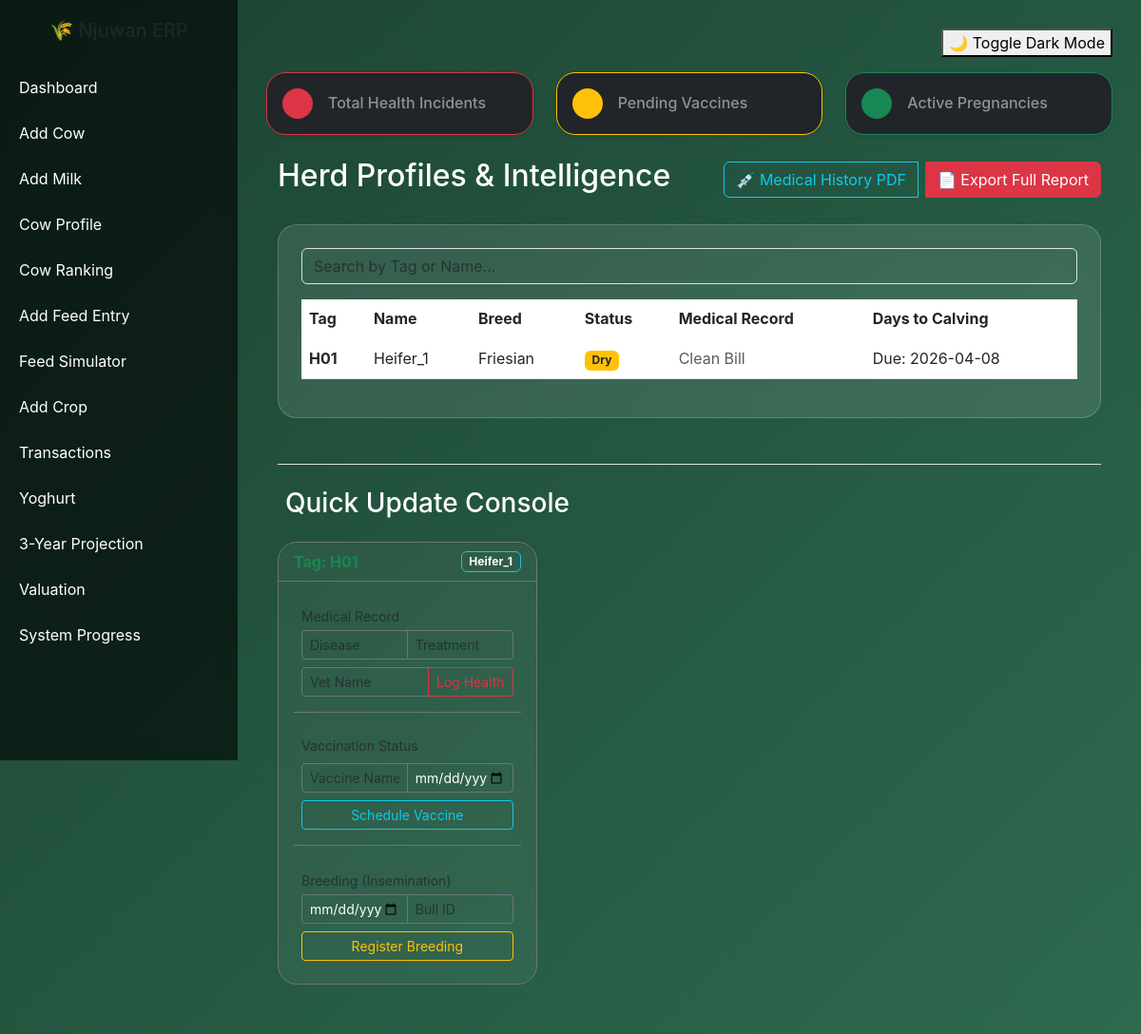
/view_profile/7, run on the app's committed database.
### models.py (models this page shows, shortened)
class Cow(db.Model):
    __tablename__ = "cows"
    id = db.Column(db.Integer, primary_key=True)
    tag_number = db.Column(db.String(50), unique=True)
    name = db.Column(db.String(100))  # New Name Column
    breed = db.Column(db.String(50))
    birth_date = db.Column(db.Date)
    age = db.Column(db.Integer)
    farm_id = db.Column(db.Integer, db.ForeignKey("farms.id"))
    weight_kg = db.Column(db.Float) # Useful for health monitoring
    _status = db.Column("status", db.String(50), default="Lactating")
    @property
    def status(self):
        if self.name and "Calf" in self.name:
            return "Young"
        latest = Breeding.query.filter_by(cow_id=self.id).order_by(Breeding.id.desc()).first()
        if latest and latest.expected_calving:
            from datetime import datetime
            today = datetime.now().date()
            days_to_calving = (latest.expected_calving - today).days
            if 0 < days_to_calving <= 60:
                return "Dry"
            elif days_to_calving > 60:
                return "Pregnant"
        return self._status or "Lactating"
    @status.setter
    def status(self, value):
        self._status = value
    feed_records = db.relationship("Feed", backref="cow", lazy=True)
    milk_records = db.relationship("MilkProduction", backref="cow", lazy='dynamic')
    health_records = db.relationship('HealthRecord', backref='cow', lazy=True)
    vaccinations = db.relationship('Vaccination', backref='cow', lazy=True)
    breeding_records = db.relationship('Breeding', backref='cow', lazy=True)

class Breeding(db.Model):
    id = db.Column(db.Integer, primary_key=True)
    cow_id = db.Column(db.Integer, db.ForeignKey('cows.id'))
    insemination_date = db.Column(db.Date)
    bull = db.Column(db.String(50))
    pregnancy_status = db.Column(db.String(20), default="Unknown")
    expected_calving = db.Column(db.Date) # Calculated via your app.py logic

### app.py (the view)
@app.route('/view_profile/<int:cow_id>')
def view_profile(cow_id):
    cow = Cow.query.get_or_404(cow_id)
    return render_template('cow_profile.html', cows=[cow])

### templates/cow_profile.html (shortened to what this page needs)
{% extends "base.html" %}
{% block content %}
<div class="row mb-4">
    <div class="col-md-4">
        <div class="card bg-dark border-danger p-3 shadow-sm">
            <div class="d-flex align-items-center">
                <div class="rounded-circle bg-danger p-3 me-3">
                </div>
                <div>
                    <h6 class="mb-0 text-white-50">Total Health Incidents</h6>
                </div>
            </div>
        </div>
    </div>
    <div class="col-md-4">
        <div class="card bg-dark border-warning p-3 shadow-sm">
            <div class="d-flex align-items-center">
                <div class="rounded-circle bg-warning p-3 me-3">
                </div>
                <div>
                    <h6 class="mb-0 text-white-50">Pending Vaccines</h6>
                </div>
            </div>
        </div>
    </div>
    <div class="col-md-4">
        <div class="card bg-dark border-success p-3 shadow-sm">
            <div class="d-flex align-items-center">
                <div class="rounded-circle bg-success p-3 me-3">
                </div>
                <div>
                    <h6 class="mb-0 text-white-50 text-truncate">Active Pregnancies</h6>
                </div>
            </div>
        </div>
    </div>
</div>
<div class="container fade-in">
    <div class="d-flex justify-content-between align-items-center mb-4">
        <h2 class="text-white">Herd Profiles & Intelligence</h2>
        <div class="btn-group">
            <button onclick="generateMedicalPDF()" class="btn btn-outline-info me-2">💉 Medical History PDF</button>
            <button onclick="generatePDF()" class="btn btn-danger">📄 Export Full Report</button>
        </div>
    </div>
    <div class="card p-4 mb-5">
        <div class="mb-3">
            <input type="text" id="cowSearch" class="form-control bg-transparent text-white"
                   placeholder="Search by Tag or Name..." onkeyup="filterTable()">
        </div>
        <div class="table-responsive">
            <table class="table table-hover text-white" id="cowTable">
                <thead>
                    <tr style="border-bottom: 2px solid rgba(255,255,255,0.1);">
                        <th>Tag</th>
                        <th>Name</th>
                        <th>Breed</th>
                        <th>Status</th>
                        <th>Medical Record</th>
                        <th>Days to Calving</th>
                    </tr>
                </thead>
                <tbody>
                    {% for cow in cows %}
                    <tr>
                        <td><strong>{{ cow.tag_number }}</strong></td>
                        <td>{{ cow.name }}</td>
                        <td>{{ cow.breed }}</td>
                        <td>
                            <span class="badge
                            {% if cow.status == 'Dry' %}bg-warning text-dark
                            {% elif cow.status == 'Pregnant' %}bg-primary
                            {% elif cow.status == 'Lactating' %}bg-success
                            {% elif cow.status == 'Young' %}bg-info
                            {% else %}bg-secondary{% endif %}">
                            {{ cow.status }}
                        </span>
                    </td>
                    <td>
                        {% if cow.health_records %}
                            <span class="text-danger"><i class="fas fa-exclamation-triangle"></i> Review Records</span>
                        {% else %}
                            <span class="text-muted">Clean Bill</span>
                        {% endif %}
                    </td>
                    <td>
                        {% set latest_breeding = cow.breeding_records|last %}
                        {% if latest_breeding and latest_breeding.expected_calving %}
                            Due: {{ latest_breeding.expected_calving.strftime('%Y-%m-%d') }}
                        {% else %}
                            <span class="text-muted">Not Expecting</span>
                        {% endif %}
                    </td>
                </tr>
                {% endfor %}
            </tbody>
            </table>
        </div>
    </div>
    <div class="mt-5 border-top pt-4">
        <h3 class="text-white mb-4">Quick Update Console</h3>
        <div class="row">
            {% for cow in cows %}
            <div class="col-xl-4 col-md-6 mb-4">
                <div class="card bg-dark text-white border-secondary h-100" style="background: rgba(255, 255, 255, 0.05) !important; backdrop-filter: blur(10px);">
                    <div class="card-header border-secondary d-flex justify-content-between align-items-center">
                        <span class="fw-bold text-success">Tag: {{ cow.tag_number }}</span>
                        <span class="badge bg-outline-info border border-info">{{ cow.name }}</span>
                    </div>
                    <div class="card-body">
                        <form action="{{ url_for('add_health', cow_id=cow.id) }}" method="POST" class="mb-3 p-2 border-bottom border-secondary pb-3">
                            <label class="small text-muted mb-1">Medical Record</label>
                            <div class="input-group input-group-sm mb-2">
                                <input type="text" name="disease" class="form-control bg-transparent text-white border-secondary" placeholder="Disease" required>
                                <input type="text" name="treatment" class="form-control bg-transparent text-white border-secondary" placeholder="Treatment">
                            </div>
                            <div class="input-group input-group-sm">
                                <input type="text" name="vet_name" class="form-control bg-transparent text-white border-secondary" placeholder="Vet Name">
                                <button class="btn btn-outline-danger" type="submit">Log Health</button>
                            </div>
                        </form>
                        <div class="mb-3 p-2 border-bottom border-secondary pb-3">
                            <label class="small text-muted mb-2 d-block">Vaccination Status</label>
                            <form action="{{ url_for('add_vaccination', cow_id=cow.id) }}" method="POST">
                                <div class="input-group input-group-sm mb-2">
                                    <input type="text" name="vaccine" class="form-control bg-transparent text-white border-secondary" placeholder="Vaccine Name" required>
                                    <input type="date" name="due_date" class="form-control bg-transparent text-white border-secondary" required>
                                </div>
                                <button class="btn btn-sm btn-outline-info w-100" type="submit">Schedule Vaccine</button>
                            </form>
                        </div>
                        <form action="{{ url_for('add_breeding', cow_id=cow.id) }}" method="POST" class="p-2">
                            <label class="small text-muted mb-1">Breeding (Insemination)</label>
                            <div class="input-group input-group-sm mb-2">
                                <input type="date" name="insemination_date" class="form-control bg-transparent text-white border-secondary" required>
                                <input type="text" name="bull" class="form-control bg-transparent text-white border-secondary" placeholder="Bull ID">
                            </div>
                            <button class="btn btn-sm btn-outline-warning w-100" type="submit">Register Breeding</button>
                        </form>
                    </div>
                </div>
            </div>
            {% endfor %}
        </div>
    </div>
</div>
{% endblock %}

### templates/base.html (style rules this page uses)
body { margin: 0; font-family: 'Inter', sans-serif; background: linear-gradient(135deg, #1b4332, #2d6a4f); overflow-x: hidden; }
.card { background: rgba(255,255,255,0.1); border-radius: 20px; backdrop-filter: blur(15px); color: white; border: 1px solid rgba(255,255,255,0.2); transition: 0.3s ease; }
.fade-in { animation: fadeIn 0.6s ease; }

### data on the page
Cow: tag_number "H01", name "Heifer_1", breed "Friesian", status "Dry"
Breeding: expected_calving "2026-04-08"
